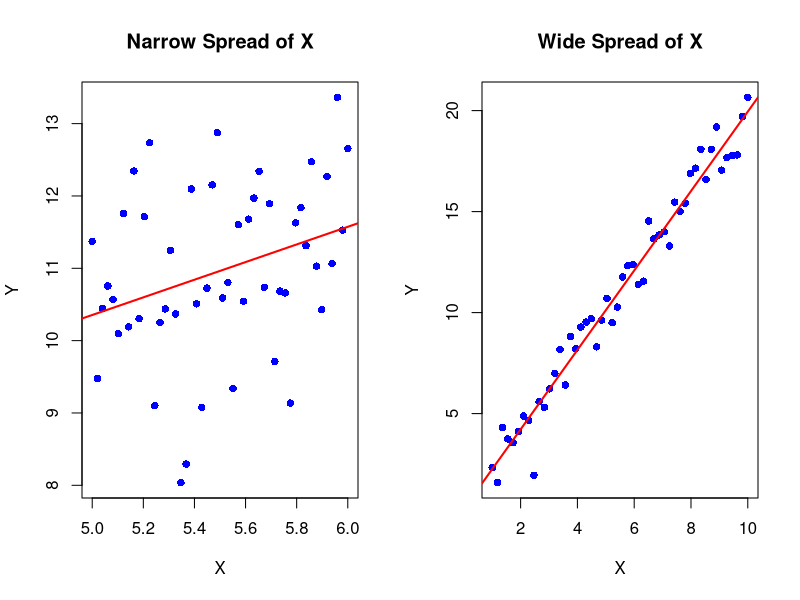

The R source for this figure:
## ---- chunk 1
# Set seed for reproducibility
set.seed(42)

# Number of observations
n <- 50

# Case 1: Narrow spread of X
X_narrow <- seq(5, 6, length.out = n)  # X values between 5 and 6
Y_narrow <- 2 * X_narrow + rnorm(n, mean = 0, sd = 1)  # Y = 2X + noise

# Case 2: Wide spread of X
X_wide <- seq(1, 10, length.out = n)  # X values between 1 and 10
Y_wide <- 2 * X_wide + rnorm(n, mean = 0, sd = 1)  # Y = 2X + noise

# Fit regression models
model_narrow <- lm(Y_narrow ~ X_narrow)
model_wide <- lm(Y_wide ~ X_wide)

# Extract standard errors of the slope
se_slope_narrow <- summary(model_narrow)$coefficients[2, 2]
se_slope_wide <- summary(model_wide)$coefficients[2, 2]

# Print results
cat("Standard Error of Slope (Narrow Spread):", se_slope_narrow, "\n")
cat("Standard Error of Slope (Wide Spread):", se_slope_wide, "\n")

# Plot the data and regression lines
par(mfrow = c(1, 2))  # Set up side-by-side plots

# Narrow Spread
plot(X_narrow, Y_narrow, main = "Narrow Spread of X", xlab = "X", ylab = "Y", pch = 16, col = "blue")
abline(model_narrow, col = "red", lwd = 2)

# Wide Spread
plot(X_wide, Y_wide, main = "Wide Spread of X", xlab = "X", ylab = "Y", pch = 16, col = "blue")
abline(model_wide, col = "red", lwd = 2)

# Reset plot layout
par(mfrow = c(1, 1))

